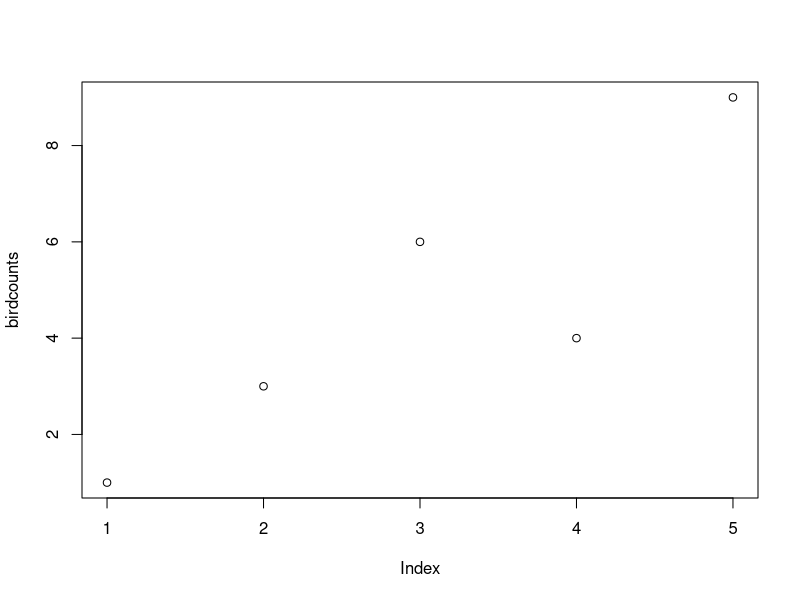

R code for this plot:
#!/usr/bin/env Rscript

getwd()

print("we're doing github collaboration!")

# adding changes from danny_makeplot branch above Sabrina's changes

birdcounts <- c(1, 3, 6, 4, 9)

plot(birdcounts)

# Sabrina made some changes


seq(1:10)
# Sabrina makes changes to a feature branch